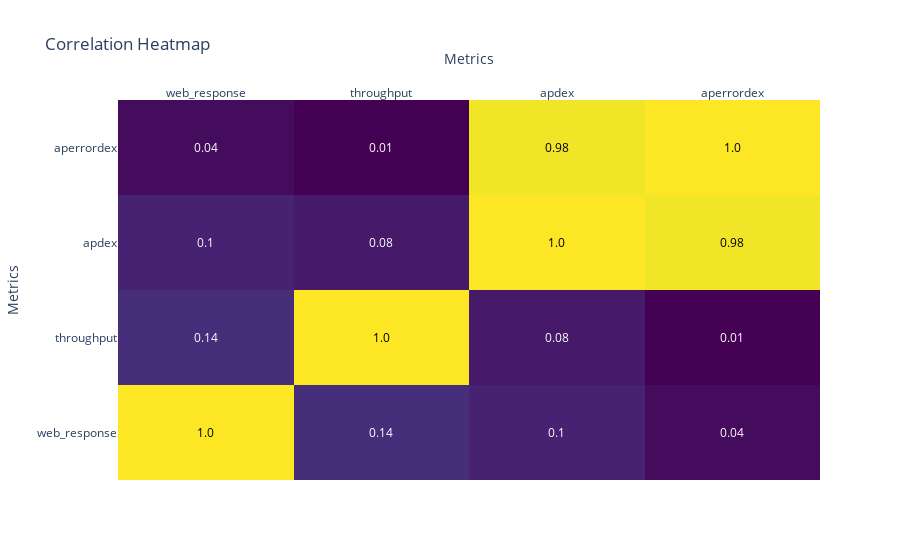

Notebook code cell kept with this figure:
### Code cell
import plotly.figure_factory as ff

fig = ff.create_annotated_heatmap(
    z=corr_matrix.values,
    x=list(corr_matrix.columns),
    y=list(corr_matrix.index),
    annotation_text=corr_matrix.round(2).values,
    colorscale='Viridis'
)

fig.update_layout(
    title='Correlation Heatmap',
    xaxis_title='Metrics',
    yaxis_title='Metrics',
    xaxis=dict(tickmode='array', tickvals=[0, 1, 2, 3], ticktext=corr_matrix.columns),
    yaxis=dict(tickmode='array', tickvals=[0, 1, 2, 3], ticktext=corr_matrix.index)
)

fig.show()

### Figure 1 — Plotly figure (JSON) as saved in the notebook; plotly's stock layout.template omitted (floating-point values rounded to 4 significant figures)
{"data": [{"colorscale": [[0, "#440154"], [0.1111, "#482878"], [0.2222, "#3e4989"], [0.3333, "#31688e"], [0.4444, "#26828e"], [0.5556, "#1f9e89"], [0.6667, "#35b779"], [0.7778, "#6ece58"], [0.8889, "#b5de2b"], [1, "#fde725"]], "reversescale": false, "showscale": false, "type": "heatmap", "x": ["web_response", "throughput", "apdex", "aperrordex"], "y": ["web_response", "throughput", "apdex", "aperrordex"], "z": [[1, 0.1447, 0.1047, 0.04106], [0.1447, 1, 0.08158, 0.01399], [0.1047, 0.08158, 1, 0.9804], [0.04106, 0.01399, 0.9804, 1]]}], "layout": {"annotations": [{"font": {"color": "#000000"}, "showarrow": false, "text": "1.0", "x": "web_response", "xref": "x", "y": "web_response", "yref": "y"}, {"font": {"color": "#FFFFFF"}, "showarrow": false, "text": "0.14", "x": "throughput", "xref": "x", "y": "web_response", "yref": "y"}, {"font": {"color": "#FFFFFF"}, "showarrow": false, "text": "0.1", "x": "apdex", "xref": "x", "y": "web_response", "yref": "y"}, {"font": {"color": "#FFFFFF"}, "showarrow": false, "text": "0.04", "x": "aperrordex", "xref": "x", "y": "web_response", "yref": "y"}, {"font": {"color": "#FFFFFF"}, "showarrow": false, "text": "0.14", "x": "web_response", "xref": "x", "y": "throughput", "yref": "y"}, {"font": {"color": "#000000"}, "showarrow": false, "text": "1.0", "x": "throughput", "xref": "x", "y": "throughput", "yref": "y"}, {"font": {"color": "#FFFFFF"}, "showarrow": false, "text": "0.08", "x": "apdex", "xref": "x", "y": "throughput", "yref": "y"}, {"font": {"color": "#FFFFFF"}, "showarrow": false, "text": "0.01", "x": "aperrordex", "xref": "x", "y": "throughput", "yref": "y"}, {"font": {"color": "#FFFFFF"}, "showarrow": false, "text": "0.1", "x": "web_response", "xref": "x", "y": "apdex", "yref": "y"}, {"font": {"color": "#FFFFFF"}, "showarrow": false, "text": "0.08", "x": "throughput", "xref": "x", "y": "apdex", "yref": "y"}, {"font": {"color": "#000000"}, "showarrow": false, "text": "1.0", "x": "apdex", "xref": "x", "y": "apdex", "yref": "y"}, {"font": {"color": "#000000"}, "showarrow": false, "text": "0.98", "x": "aperrordex", "xref": "x", "y": "apdex", "yref": "y"}, {"font": {"color": "#FFFFFF"}, "showarrow": false, "text": "0.04", "x": "web_response", "xref": "x", "y": "aperrordex", "yref": "y"}, {"font": {"color": "#FFFFFF"}, "showarrow": false, "text": "0.01", "x": "throughput", "xref": "x", "y": "aperrordex", "yref": "y"}, {"font": {"color": "#000000"}, "showarrow": false, "text": "0.98", "x": "apdex", "xref": "x", "y": "aperrordex", "yref": "y"}, {"font": {"color": "#000000"}, "showarrow": false, "text": "1.0", "x": "aperrordex", "xref": "x", "y": "aperrordex", "yref": "y"}], "title": {"text": "Correlation Heatmap"}, "xaxis": {"dtick": 1, "gridcolor": "rgb(0, 0, 0)", "side": "top", "tickmode": "array", "ticks": "", "ticktext": ["web_response", "throughput", "apdex", "aperrordex"], "tickvals": [0, 1, 2, 3], "title": {"text": "Metrics"}}, "yaxis": {"dtick": 1, "tickmode": "array", "ticks": "", "ticksuffix": "  ", "ticktext": ["web_response", "throughput", "apdex", "aperrordex"], "tickvals": [0, 1, 2, 3], "title": {"text": "Metrics"}}}}
